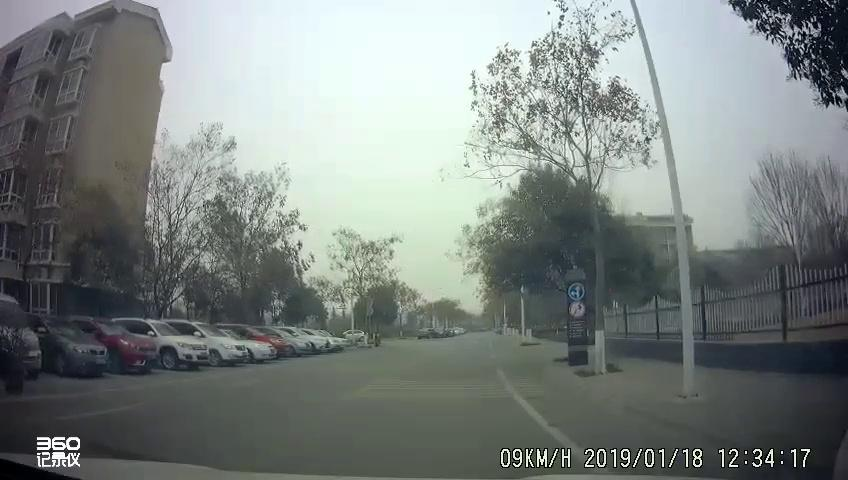
#> input picture preprog/16665.jpg, 848 x 480 px
$ python test1031.py
#> lines starting #> are read from the running program, lines starting #| are printed output that depends on the picture
### preprog/HSI_RGB.py
# -*- coding:utf-8 -*-

import matplotlib.pyplot as plt
import cv2 as cv
import numpy as np

# 显示汉字用
plt.rcParams['font.sans-serif'] = ['SimHei']
plt.rcParams['axes.unicode_minus'] = False


# 定义显示一张图片函数
# [12 lines left out: functions imshow, label_def, not called in this run]


# 读取图片
img_orig = cv.imread('16665.jpg', 1)    # 读取彩色图片
#> img_orig is the input picture: shape (480, 848, 3); mean B, G, R 128.3, 130.7, 123.7


# RGB到HSI的变换
def rgb2hsi(image):
    b, g, r = cv.split(image)                    # 读取通道
    r = r / 255.0                                # 归一化
    g = g / 255.0
    b = b / 255.0
    eps = 1e-6                                   # 防止除零

    img_i = (r + g + b) / 3                      # I分量

    img_h = np.zeros(r.shape, dtype=np.float32)
    img_s = np.zeros(r.shape, dtype=np.float32)
    min_rgb = np.zeros(r.shape, dtype=np.float32)
    # 获取RGB中最小值
    min_rgb = np.where((r <= g) & (r <= b), r, min_rgb)
    min_rgb = np.where((g <= r) & (g <= b), g, min_rgb)
    min_rgb = np.where((b <= g) & (b <= r), b, min_rgb)
    img_s = 1 - 3*min_rgb/(r+g+b+eps)                                            # S分量

    num = ((r-g) + (r-b))/2
    den = np.sqrt((r-g)**2 + (r-b)*(g-b)+eps)
    theta = np.arccos(num/(den+eps))
    img_h = np.where((b-g) > 0, 2*np.pi - theta, theta)                           # H分量

    img_h = img_h/(2*np.pi)                                                       # 归一化
    temp_s = img_s - np.min(img_s)
    temp_i = img_i - np.min(img_i)
    img_s = temp_s/np.max(temp_s)
    img_i = temp_i/np.max(temp_i)

    image_hsi = cv.merge((img_h, img_s, img_i))
    return image_hsi


# HSI到RGB的变换
def hsi2rgb(image_hsi):
    eps = 1e-6                                                                  # 防止除零
    img_h, img_s, img_i = cv.split(image_hsi)
    # img_s = img_s / 255.0                               #归一化
    # img_i = img_i / 255.0
    # img_h = img_h / 255.0

    img_h = img_h*2*np.pi
    img_r = np.zeros(img_h.shape, dtype=np.float32)
    img_g = np.zeros(img_h.shape, dtype=np.float32)
    img_b = np.zeros(img_h.shape, dtype=np.float32)

    # 扇区1
    img_b = np.where((img_h >= 0) & (img_h < 2 * np.pi / 3), img_i * (1 - img_s), img_b)
    img_r = np.where((img_h >= 0) & (img_h < 2 * np.pi / 3),
                     img_i * (1 + img_s * np.cos(img_h) / (np.cos(np.pi/3 - img_h))), img_r)
    img_g = np.where((img_h >= 0) & (img_h < 2 * np.pi / 3), 3 * img_i - (img_r + img_b), img_g)

    # 扇区2
    img_r = np.where((img_h >= 2*np.pi/3) & (img_h < 4*np.pi/3), img_i * (1 - img_s), img_r)
    img_g = np.where((img_h >= 2*np.pi/3) & (img_h < 4*np.pi/3),
                     img_i * (1 + img_s * np.cos(img_h-2*np.pi/3) / (np.cos(np.pi/3 - (img_h-2*np.pi/3)))), img_g)
    img_b = np.where((img_h >= 2*np.pi/3) & (img_h < 4*np.pi/3), 3 * img_i - (img_r + img_g), img_b)

    # 扇区3
    img_g = np.where((img_h >= 4*np.pi/3) & (img_h <= 2*np.pi), img_i * (1 - img_s), img_g)
    img_b = np.where((img_h >= 4*np.pi/3) & (img_h <= 2*np.pi),
                     img_i * (1 + img_s * np.cos(img_h-4*np.pi/3) / (np.cos(np.pi/3 - (img_h-4*np.pi/3)))), img_b)
    img_r = np.where((img_h >= 4*np.pi/3) & (img_h <= 2*np.pi), 3 * img_i - (img_b + img_g), img_r)

    # [8 lines of commented-out code are left out]

    image_out = cv.merge((img_b*255, img_g*255, img_r*255)).astype('uint8')               # 按RGB合并，后面不用转换通道
    return image_out

# [28 lines of commented-out code are left out]


# [23 lines that do not run on import are left out]

### preprog/test1031.py
#!/usr/bin/env python
# -*- coding: utf-8 -*-

# 在HSI域对强度值进行模糊化处理

import cv2 as cv
import sys
import numpy as np
import matplotlib.pyplot as plt
from PIL import Image
from preprog.HSI_RGB import rgb2hsi,hsi2rgb


def t1fs(max,min,mean,num):
    # return  num
    if num <= mean:
        num = (num-min)/(mean-min)
    elif num >= mean:
        num = (max-num)/(max-mean)
    return num


def t1transI(image):
    hsi = rgb2hsi(image)
#> in rgb2hsi, `den = np.sqrt((r-g)**2 + (r-b)*(g-b)+eps)`:
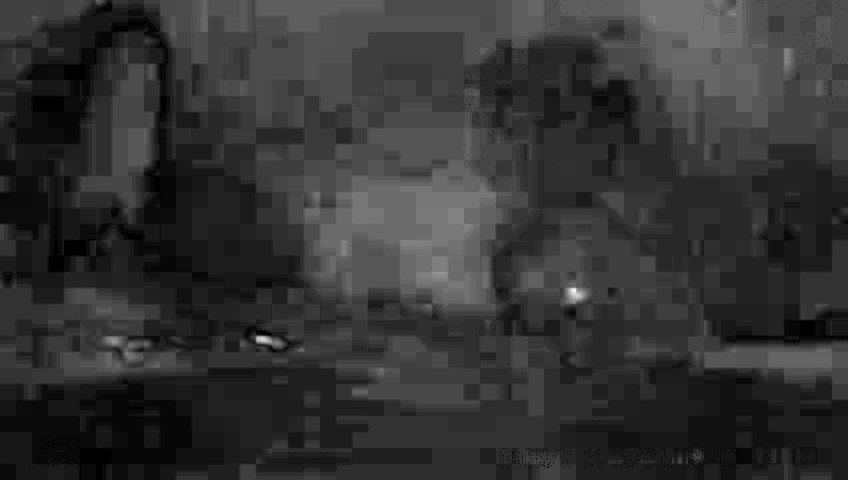
#> den: shape (480, 848) float64; min 0.001, max 0.189, mean 0.0391; drawn with min black and max white
#> in rgb2hsi, `theta = np.arccos(num/(den+eps))`:
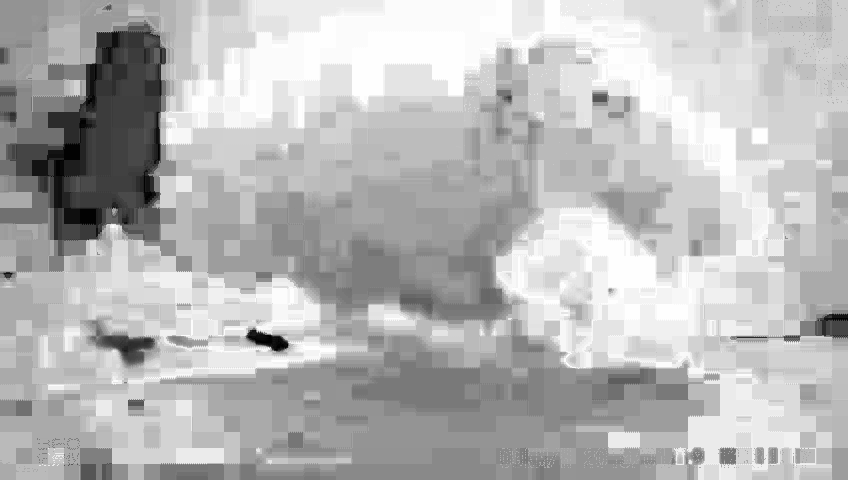
#> theta: shape (480, 848) float64; min 0.00945, max 3.13, mean 2.26; drawn with min black and max white
#> in rgb2hsi, `img_h = np.where((b-g) > 0, 2*np.pi - theta, theta)`:
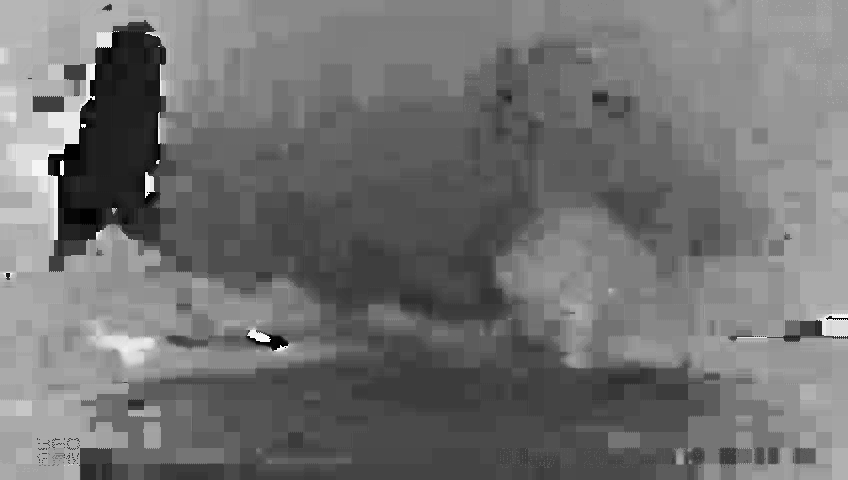
#> img_h: shape (480, 848) float64; min 0.00945, max 6.26, mean 2.81; drawn with min black and max white
#> in rgb2hsi, `image_hsi = cv.merge((img_h, img_s, img_i))`:
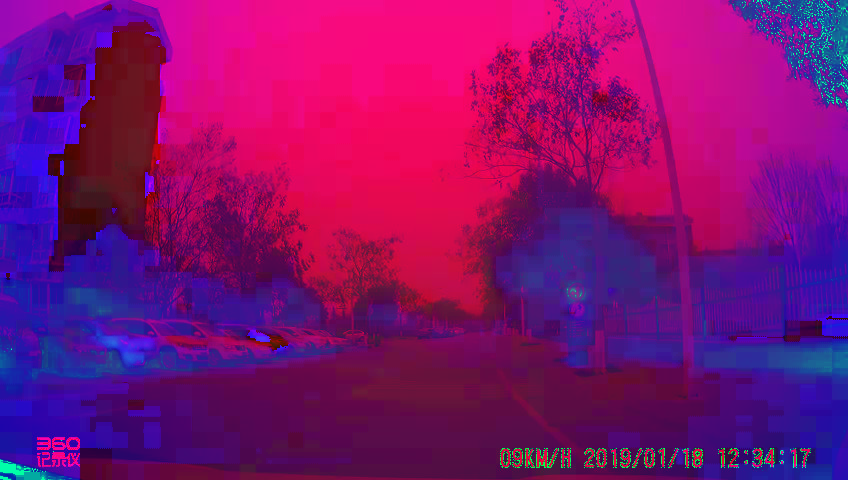
#> image_hsi: shape (480, 848, 3) float64; mean of channels 0, 1, 2 0.447, 0.0578, 0.5; drawn as B, G, R
    h,s,i = cv.split(hsi)
    # img_i = np.trunc(np.asarray(i)*255)
    img_i = np.asarray(i)
    max_i = img_i.max()
    min_i = img_i.min()
    mean_i = img_i.mean()
    # print("max:{},min:{},mean:{}".format(max_i,min_i,mean_i))
    function_vector = np.vectorize(t1fs)
    new_i = function_vector(max_i,min_i,mean_i,img_i)
    # new_i = np.sqrt(temp_i)
    # print("new_i{}".format(new_i))
    image_hsi = cv.merge([h, s, new_i])
    image_out = hsi2rgb(image_hsi)
    # image_out = Image.fromarray(np.uint8(image_out*255))
    return image_out

if __name__ == '__main__':
    img = cv.imread('./16665.jpg')
    # plt.imshow(cv.cvtColor(img, cv.COLOR_BGR2RGB))
    # plt.show()
    newimg = t1transI(img)
#> in t1transI, `max_i = img_i.max()`: max_i = 1
#> in t1transI, `min_i = img_i.min()`: min_i = 0
#> in t1transI, `mean_i = img_i.mean()`: mean_i = 0.5
#> in t1transI, `image_hsi = cv.merge([h, s, new_i])`:
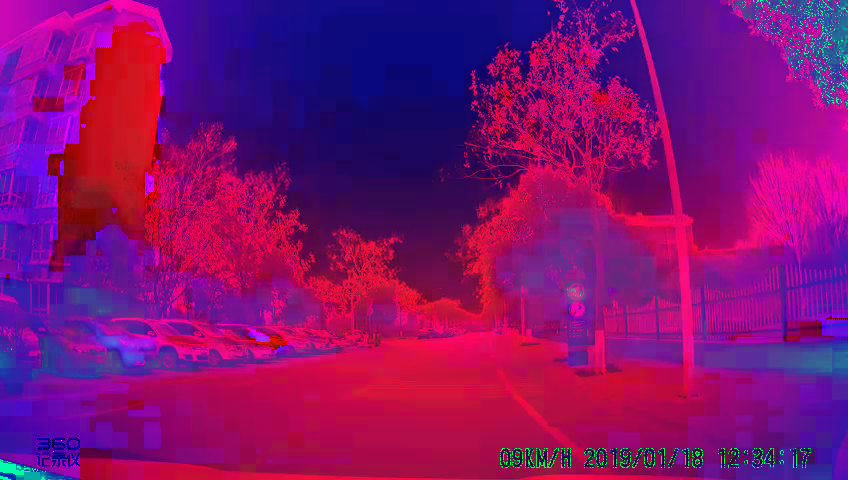
#> image_hsi: shape (480, 848, 3) float64; mean B, G, R 0.447, 0.0578, 0.512
#> in hsi2rgb, `img_r = np.where((img_h >= 4*np.pi/3) & (img_h <= 2*np.pi), 3 * img_i ..`:
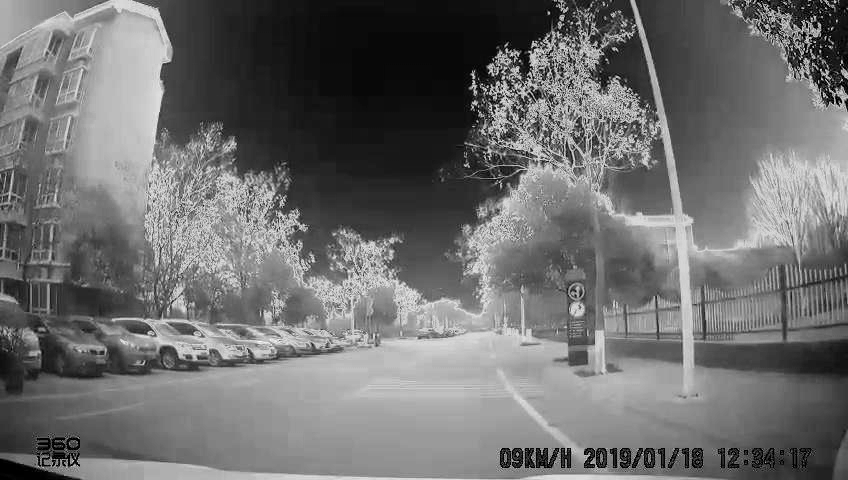
#> img_r: shape (480, 848) float64; min 0, max 1.14, mean 0.496; drawn with min black and max white
#> in hsi2rgb, `image_out = cv.merge((img_b*255, img_g*255, img_r*255)).astype('uint8')`:
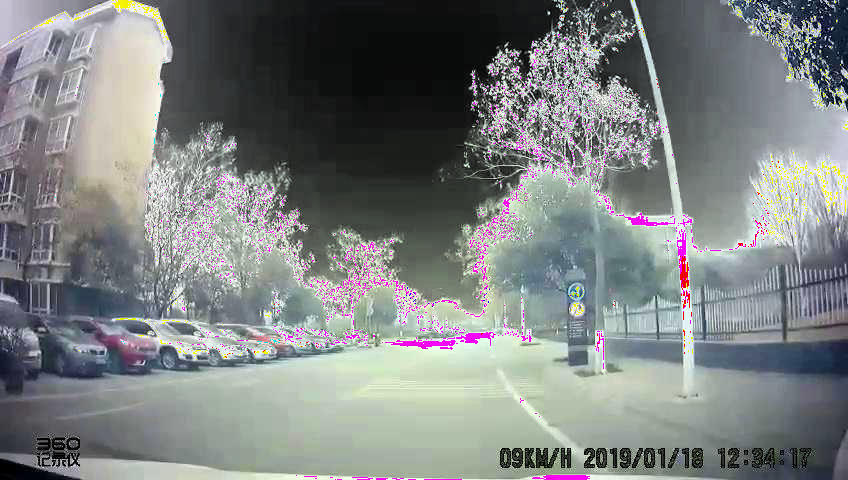
#> image_out: shape (480, 848, 3); mean of channels 0, 1, 2 129.3, 129.8, 125.9; drawn as B, G, R
    plt.imshow(cv.cvtColor(newimg, cv.COLOR_BGR2RGB))
    plt.show()

$ run again, with preprog/01788.jpg copied over preprog/16665.jpg
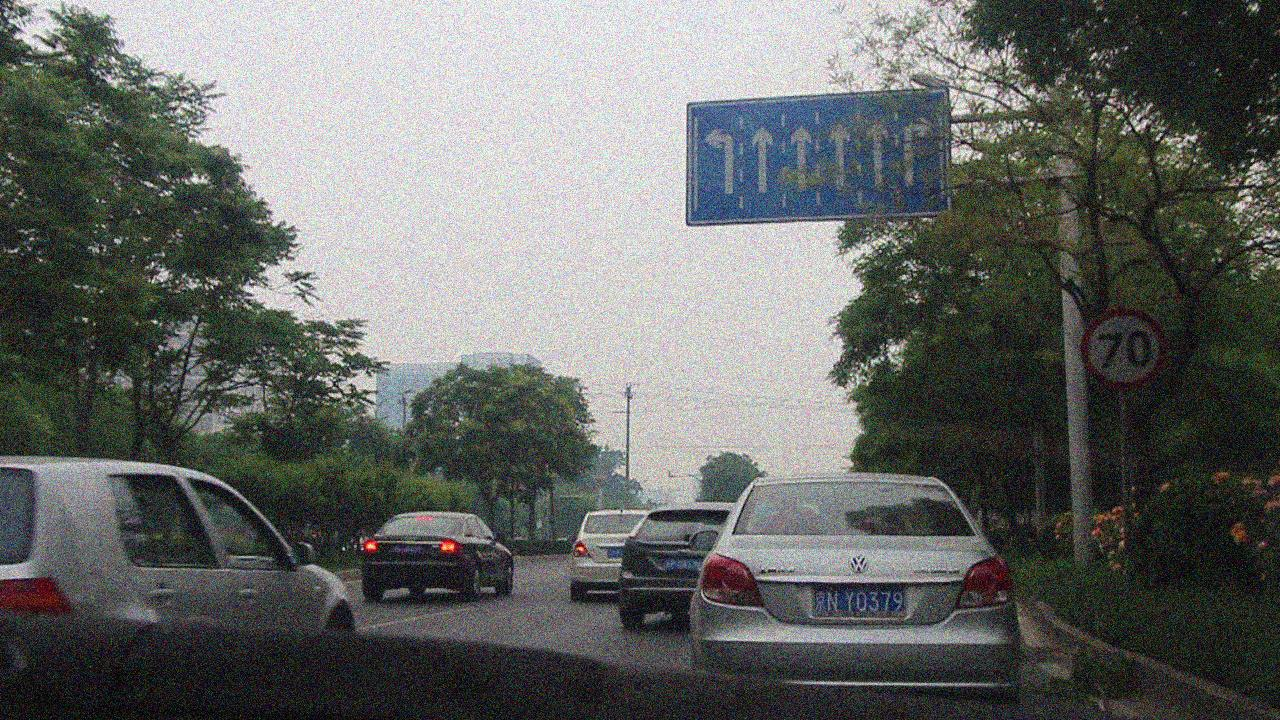
#> input picture preprog/01788.jpg, 1280 x 720 px
#> img_orig is the input picture: shape (720, 1280, 3); mean B, G, R 101.8, 104.4, 102.2
#> in rgb2hsi, `theta = np.arccos(num/(den+eps))`:
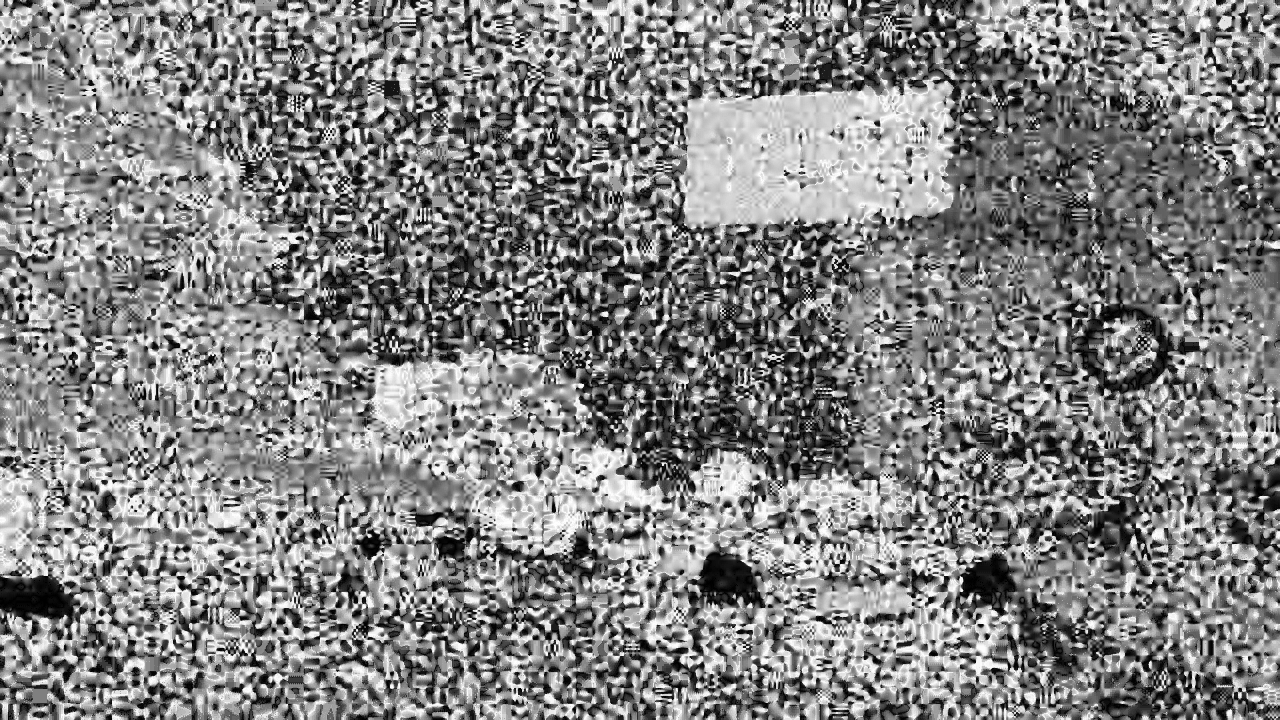
#> theta: shape (720, 1280) float64; min 0.00217, max 3.14, mean 1.62; drawn with min black and max white
#> in rgb2hsi, `img_h = np.where((b-g) > 0, 2*np.pi - theta, theta)`:
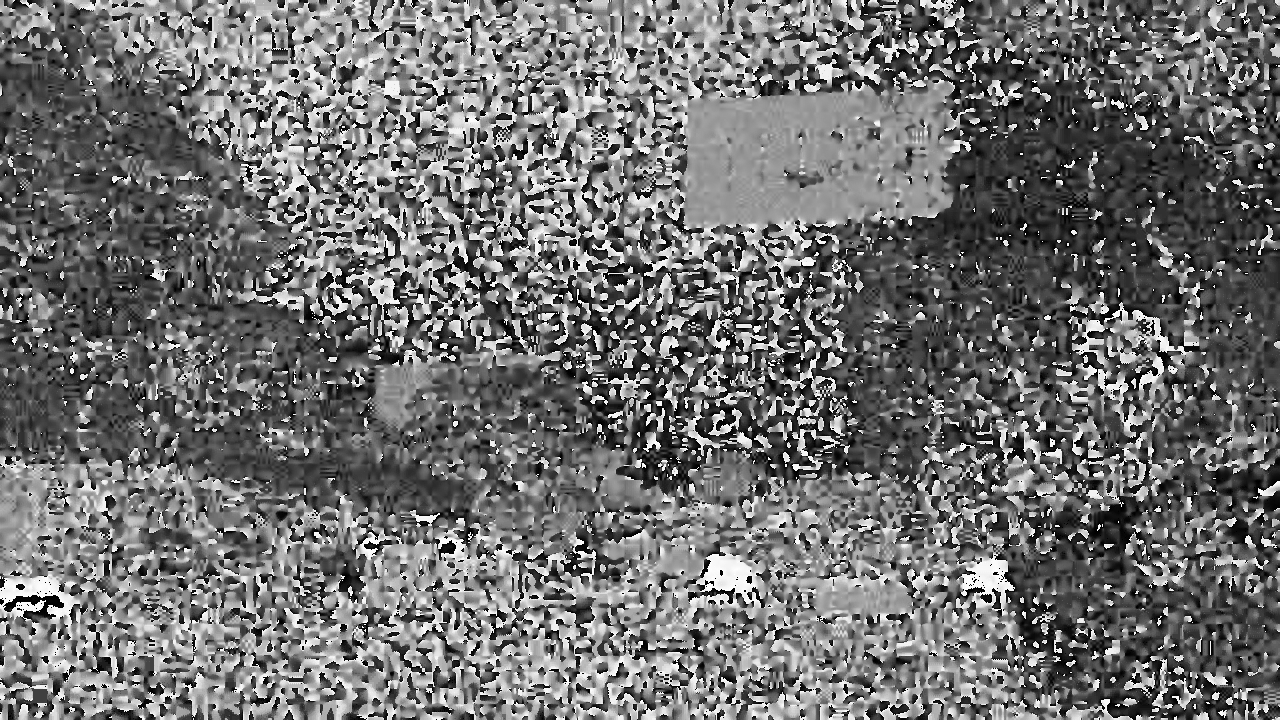
#> img_h: shape (720, 1280) float64; min 0.00217, max 6.28, mean 2.76; drawn with min black and max white
#> max_i = 1
#> min_i = 0
#> mean_i = 0.403

$ run again, with preprog/03500.jpg copied over preprog/16665.jpg
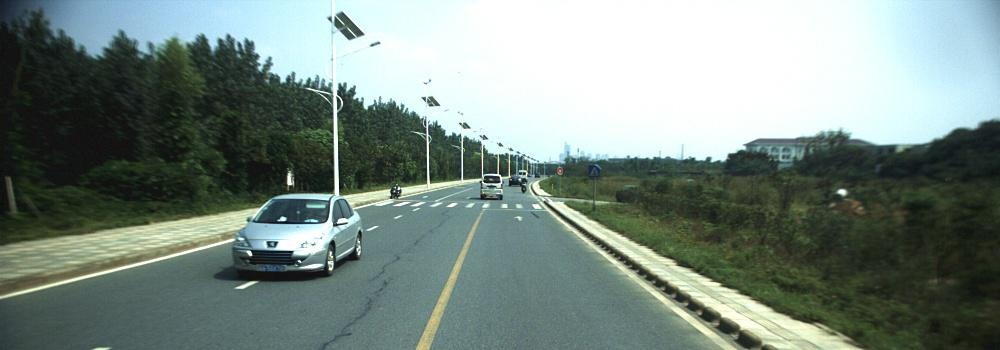
#> input picture preprog/03500.jpg, 1000 x 350 px
#> img_orig is the input picture: shape (350, 1000, 3); mean B, G, R 130.6, 137.4, 122.2
#> in rgb2hsi, `image_hsi = cv.merge((img_h, img_s, img_i))`:
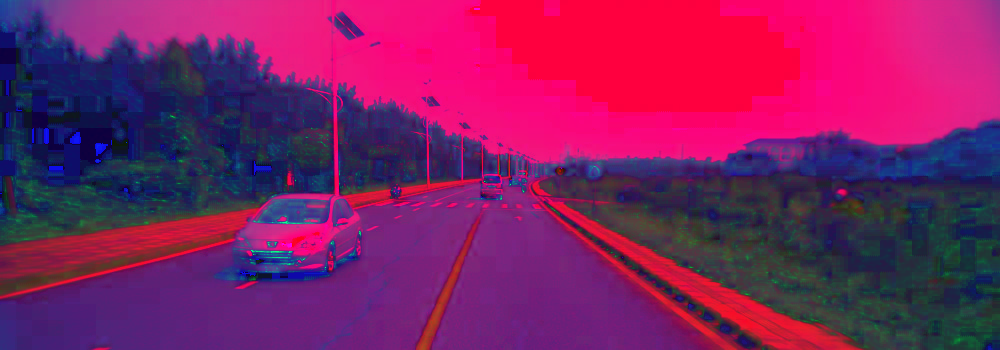
#> image_hsi: shape (350, 1000, 3) float64; mean of channels 0, 1, 2 0.385, 0.124, 0.501; drawn as B, G, R
#> max_i = 1
#> min_i = 0
#> mean_i = 0.501
#> in hsi2rgb, `image_out = cv.merge((img_b*255, img_g*255, img_r*255)).astype('uint8')`:
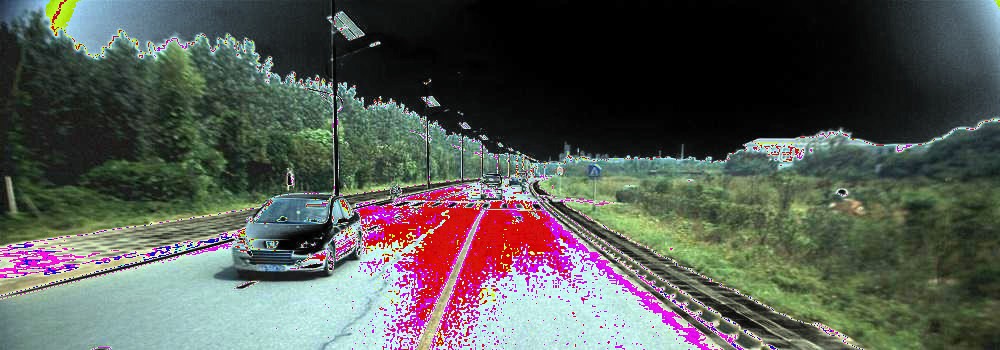
#> image_out: shape (350, 1000, 3); mean of channels 0, 1, 2 83.9, 89.6, 85.9; drawn as B, G, R

$ run again, with preprog/03816.jpg copied over preprog/16665.jpg
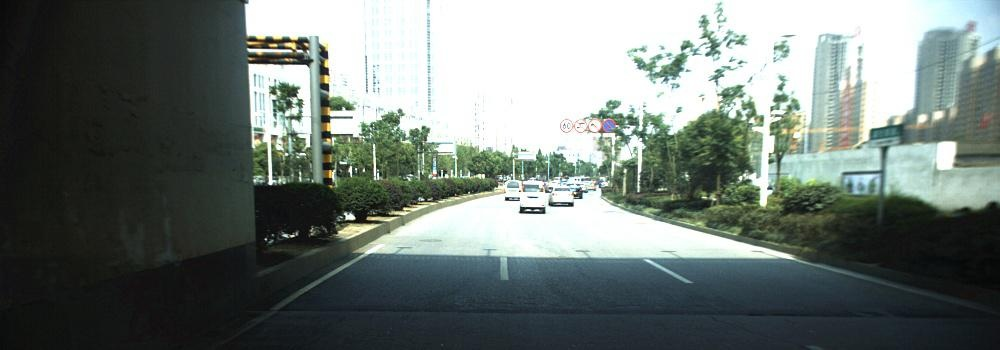
#> input picture preprog/03816.jpg, 1000 x 350 px
#> img_orig is the input picture: shape (350, 1000, 3); mean B, G, R 115.5, 120, 110.5
#> max_i = 1
#> min_i = 0
#> mean_i = 0.452
#> in hsi2rgb, `image_out = cv.merge((img_b*255, img_g*255, img_r*255)).astype('uint8')`:
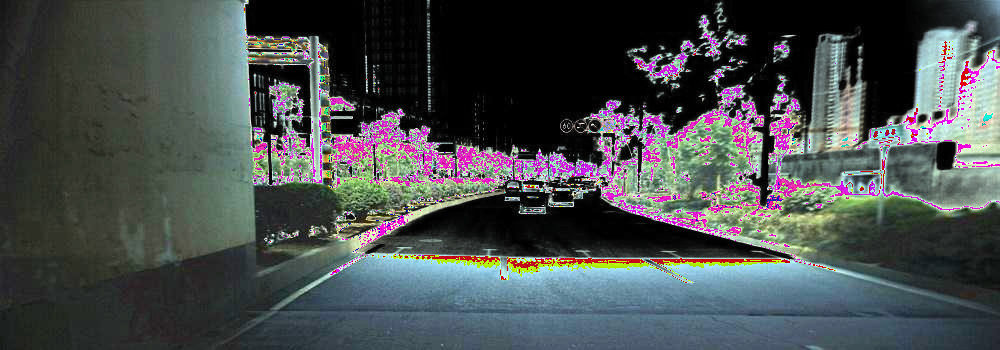
#> image_out: shape (350, 1000, 3); mean of channels 0, 1, 2 77.6, 77.4, 72.1; drawn as B, G, R
